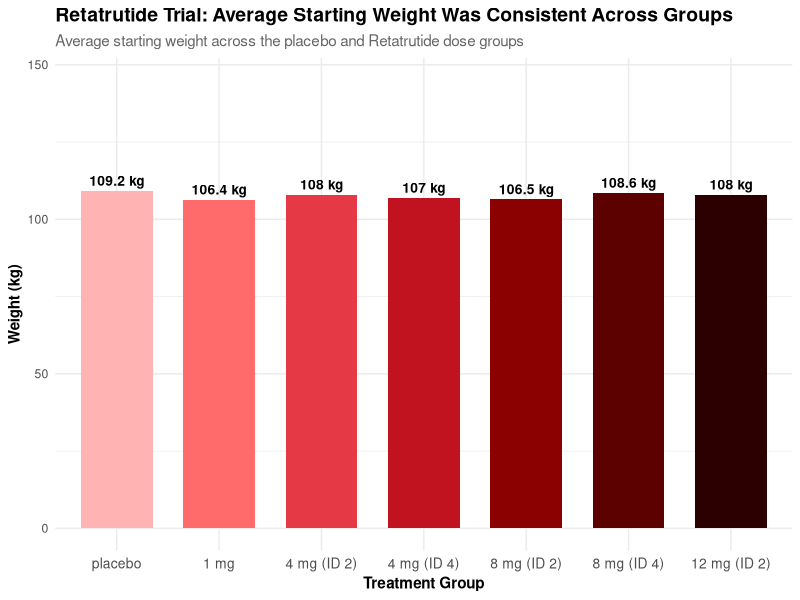
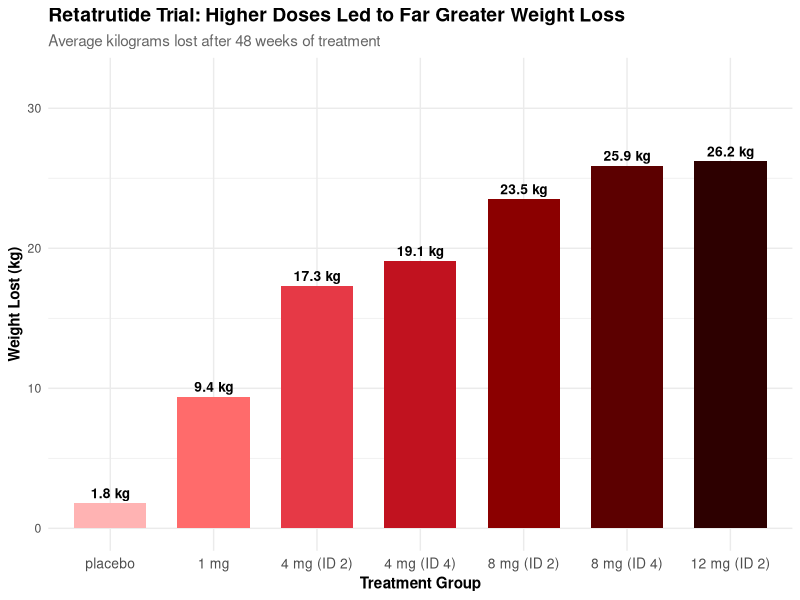
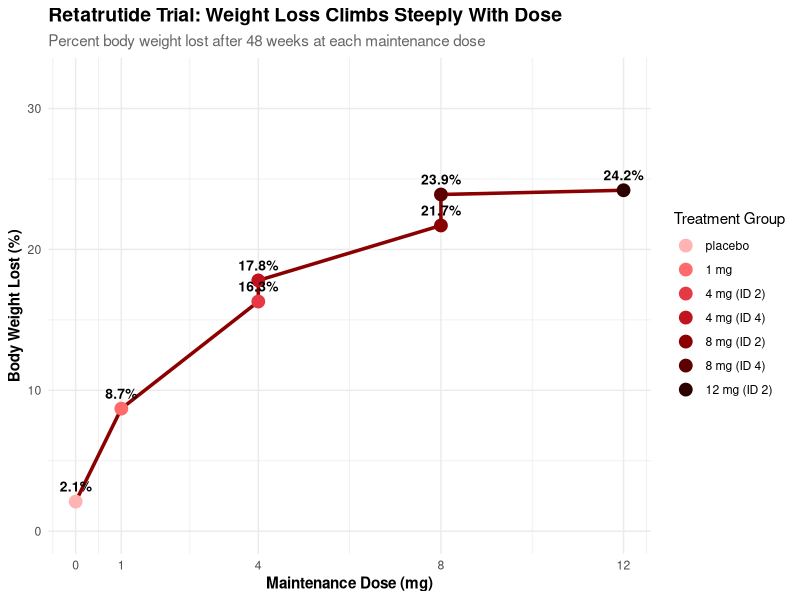

The R source for these figures, in order:
## ---- chunk 1
#| label: setup
#| include: false

# style guide: tidyverse style guide (https://style.tidyverse.org/)
# author: George Dayoub
# reviewed by: Anshruta Rahar, Jin Won

library(tidyverse)
library(knitr)
library(kableExtra)
library(ggplot2)
## ---- chunk 2
#| label: tbl-baseline-chars
#| tbl-cap: "Baseline Characteristics of Trial Participants Across Treatment Groups"
#| tbl-pos: H
#| html-table-processing: none

# author: Jin Won
# reviewed by: George Dayoub, Anshruta Rahar

# baseline characteristics table from the published nejm trial
# shows age, sex, bmi, and comorbidities across all seven groups
baseline_chars <- tibble(
  arm           = c("placebo", "1 mg", "4 mg (ID 2)", "4 mg (ID 4)",
                    "8 mg (ID 2)", "8 mg (ID 4)", "12 mg (ID 2)"),
  n             = c(70, 69, 33, 34, 35, 35, 62),
  age           = c(48.0, 50.6, 50.8, 46.8, 46.1, 48.7, 45.8),
  female_pct    = c(49, 48, 48, 47, 49, 49, 48),
  bmi           = c(37.3, 37.5, 37.3, 37.4, 37.4, 37.0, 37.4),
  hypertension  = c(57, 43, 45, 35, 34, 37, 35),
  prediabetes   = c(37, 39, 45, 29, 31, 43, 31)
)

# turn into a clean styled table
baseline_chars |>
  kable(col.names = c("Treatment Group", "N", "Age (yrs)", "Female (%)",
                      "BMI", "Hypertension (%)", "Prediabetes (%)"),
        digits = 1,
        booktabs = TRUE) |>
  kable_styling(latex_options = c("striped", "hold_position"),
                full_width = FALSE,
                position = "center") |>
  row_spec(0, bold = TRUE, color = "white", background = "#8B0000")
## ---- chunk 3
#| label: fig-baseline
#| fig-cap: "Average Starting Weight Across Treatment Groups"
#| fig-pos: H
#| fig-width: 8
#| fig-height: 5
#| fig-alt: "A bar chart showing the average starting weight in kilograms for each of the seven treatment groups in the Retatrutide trial. All groups started between 106 and 109 kilograms, showing the groups were balanced at baseline."

# author: George Dayoub
# reviewed by: Anshruta Rahar, Jin Won

baseline <- tibble(
  arm              = c("placebo", "1 mg", "4 mg (ID 2)", "4 mg (ID 4)",
                       "8 mg (ID 2)", "8 mg (ID 4)", "12 mg (ID 2)"),
  dose             = c(0, 1, 4, 4, 8, 8, 12),
  n                = c(70, 69, 33, 34, 35, 35, 62),
  weight_mean      = c(109.2, 106.4, 108.0, 107.0, 106.5, 108.6, 108.0),
  weight_sd        = c(20.9, 19.8, 26.3, 21.3, 21.6, 20.9, 21.7)
)

baseline$arm <- factor(baseline$arm,
                       levels = c("placebo", "1 mg", "4 mg (ID 2)", "4 mg (ID 4)",
                                  "8 mg (ID 2)", "8 mg (ID 4)", "12 mg (ID 2)"))

ggplot(baseline, aes(x = arm, y = weight_mean, fill = arm)) +
  geom_col(width = 0.7) +
  geom_text(aes(label = paste0(weight_mean, " kg")),
            vjust = -0.5, size = 3.5, fontface = "bold") +
  scale_fill_manual(values = c("#FFB3B3", "#FF6B6B", "#E63946",
                               "#C1121F", "#8B0000", "#5C0000", "#2D0000")) +
  labs(title = "Retatrutide Trial: Average Starting Weight Was Consistent Across Groups",
       subtitle = "Average starting weight across the placebo and Retatrutide dose groups",
       x = "Treatment Group",
       y = "Weight (kg)") +
  ylim(0, 145) +
  theme_minimal() +
  theme(legend.position = "none",
        plot.title = element_text(face = "bold", size = 14),
        plot.subtitle = element_text(size = 11, color = "gray40"),
        axis.title = element_text(size = 11, face = "bold"),
        axis.text.x = element_text(size = 10))
## ---- chunk 4
#| label: fig-weightloss
#| fig-cap: "Average Weight Lost After 48 Weeks of Treatment"
#| fig-pos: H
#| fig-width: 8
#| fig-height: 5
#| fig-alt: "A bar chart showing the average kilograms lost in each treatment group after 48 weeks. The placebo group lost less than 2 kilograms while the highest dose group lost over 26 kilograms, showing a clear dose-response relationship."

# author: Jin Won
# reviewed by: Anshruta Rahar, George dayoub

outcomes <- tibble(
  arm                  = c("placebo", "1 mg", "4 mg (ID 2)", "4 mg (ID 4)",
                           "8 mg (ID 2)", "8 mg (ID 4)", "12 mg (ID 2)"),
  dose                 = c(0, 1, 4, 4, 8, 8, 12),
  n                    = c(70, 69, 33, 34, 35, 35, 62),
  weight_pct_48wk      = c(-2.1, -8.7, -16.3, -17.8, -21.7, -23.9, -24.2),
  weight_kg            = c(-1.8, -9.4, -17.3, -19.1, -23.5, -25.9, -26.2),
  pct_lost_5           = c(27, 64, 87, 97, 100, 100, 100),
  pct_lost_10          = c(9, 27, 73, 76, 90, 91, 93),
  pct_lost_15          = c(2, 16, 55, 64, 73, 77, 83)
)

outcomes$arm <- factor(outcomes$arm,
                       levels = c("placebo", "1 mg", "4 mg (ID 2)", "4 mg (ID 4)",
                                  "8 mg (ID 2)", "8 mg (ID 4)", "12 mg (ID 2)"))

ggplot(outcomes, aes(x = arm, y = -weight_kg, fill = arm)) +
  geom_col(width = 0.7) +
  geom_text(aes(label = paste0(-weight_kg, " kg")),
            vjust = -0.5, size = 3.5, fontface = "bold") +
  scale_fill_manual(values = c("#FFB3B3", "#FF6B6B", "#E63946",
                               "#C1121F", "#8B0000", "#5C0000", "#2D0000")) +
  labs(title = "Retatrutide Trial: Higher Doses Led to Far Greater Weight Loss",
       subtitle = "Average kilograms lost after 48 weeks of treatment",
       x = "Treatment Group",
       y = "Weight Lost (kg)") +
  ylim(0, 32) +
  theme_minimal() +
  theme(legend.position = "none",
        plot.title = element_text(face = "bold", size = 14),
        plot.subtitle = element_text(size = 11, color = "gray40"),
        axis.title = element_text(size = 11, face = "bold"),
        axis.text.x = element_text(size = 10))
## ---- chunk 5
#| label: fig-doseresponse
#| fig-cap: "Dose-Response Curve for Retatrutide at 48 Weeks"
#| fig-pos: H
#| fig-width: 8
#| fig-height: 5
#| fig-alt: "A line plot with points showing the relationship between Retatrutide dose and percent body weight lost after 48 weeks. The line rises sharply from placebo at zero dose, climbs through 1 mg and 4 mg, and starts to flatten between 8 mg and 12 mg, showing a typical dose-response curve approaching its maximum effect."

# author: Anshruta Rahar
# reviewed by: George Dayoub, Jin Won

# we plot dose on x and weight loss on y to see the curve shape
# flip the % change to a positive number so the curve goes up
ggplot(outcomes, aes(x = dose, y = -weight_pct_48wk)) +
  geom_line(color = "#8B0000", linewidth = 1.2) +
  geom_point(aes(color = arm), size = 4) +
  geom_text(aes(label = paste0(-weight_pct_48wk, "%")),
            vjust = -1, size = 3.5, fontface = "bold") +
  scale_color_manual(values = c("#FFB3B3", "#FF6B6B", "#E63946",
                                "#C1121F", "#8B0000", "#5C0000", "#2D0000")) +
  scale_x_continuous(breaks = c(0, 1, 4, 8, 12)) +
  labs(title = "Retatrutide Trial: Weight Loss Climbs Steeply With Dose",
       subtitle = "Percent body weight lost after 48 weeks at each maintenance dose",
       x = "Maintenance Dose (mg)",
       y = "Body Weight Lost (%)",
       color = "Treatment Group") +
  ylim(0, 32) +
  theme_minimal() +
  theme(plot.title = element_text(face = "bold", size = 14),
        plot.subtitle = element_text(size = 11, color = "gray40"),
        axis.title = element_text(size = 11, face = "bold"),
        legend.position = "right")
## ---- chunk 6
#| label: tbl-responders
#| tbl-cap: "Percentage of Participants Reaching Each Weight Loss Goal at 48 Weeks"
#| tbl-pos: H
#| html-table-processing: none

# author: Anshruta Rahar
# reviewed by: George Dayoub, Jin Won

# pull out just the responder columns from the outcomes table
responder_table <- outcomes |>
  select(arm, n, pct_lost_5, pct_lost_10, pct_lost_15)

# turn it into a clean styled table
responder_table |>
  kable(col.names = c("Treatment Group", "N",
                      "Lost 5% or More",
                      "Lost 10% or More",
                      "Lost 15% or More"),
        digits = 0,
        booktabs = TRUE) |>
  kable_styling(latex_options = c("striped", "hold_position"),
                full_width = FALSE,
                position = "center") |>
  row_spec(0, bold = TRUE, color = "white", background = "#8B0000") |>
  row_spec(1, background = "#FFE5E5") |>
  row_spec(7, background = "#FFB3B3")
## ---- chunk 7
#| label: tbl-summary
#| tbl-cap: "Retatrutide Trial: Weight Loss Summary After 48 Weeks"
#| tbl-pos: H
#| html-table-processing: none

# author: George Dayoub
# reviewed by: Anshruta Rahar, Jin Won

summary_table <- baseline |>
  select(arm, weight_mean) |>
  inner_join(outcomes |> select(arm, weight_kg, weight_pct_48wk),
             by = "arm") |>
  mutate(ending_weight = weight_mean + weight_kg) |>
  select(arm, weight_mean, ending_weight, weight_kg, weight_pct_48wk)

summary_table |>
  kable(col.names = c("Treatment Group",
                      "Starting Weight (kg)",
                      "Ending Weight (kg)",
                      "Change (kg)",
                      "Change (%)"),
        digits = 1,
        booktabs = TRUE) |>
  kable_styling(latex_options = c("striped", "hold_position"),
                full_width = FALSE,
                position = "center") |>
  row_spec(0, bold = TRUE, color = "white", background = "#8B0000") |>
  row_spec(1, background = "#FFE5E5") |>
  row_spec(7, background = "#FFB3B3")
